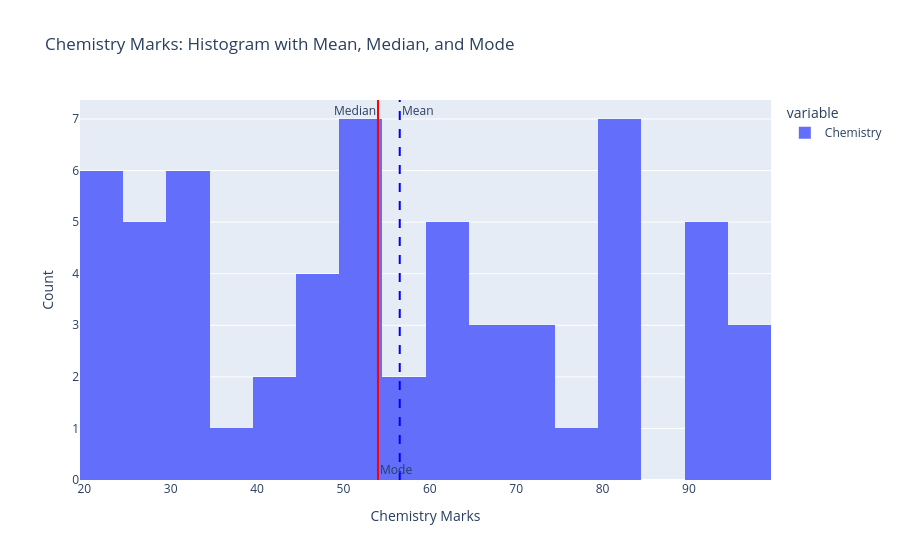

The cell this chart's notebook holds for it:
### Code cell
# Calculate mean, median, mode for 'Physics'
mean_val = data['Chemistry'].mean()
median_val = data['Chemistry'].median()
mode_val = data['Chemistry'].mode()[0]  # take first mode in case of multiple
print(mean_val)
print(median_val)
print(mode_val)

# Create histogram
fig = px.histogram(data_frame=data, x=['Chemistry'], nbins=20, title='Chemistry Marks: Histogram with Mean, Median, and Mode')

# Add vertical lines
fig.add_vline(x=mean_val, line_dash='dash', line_color='blue', annotation_text='Mean', annotation_position='top right')
fig.add_vline(x=median_val, line_dash='dot', line_color='green', annotation_text='Median', annotation_position='top left')
fig.add_vline(x=mode_val, line_dash='solid', line_color='red', annotation_text='Mode', annotation_position='bottom right')

# Show the plot
fig.update_layout(xaxis_title='Chemistry Marks', yaxis_title='Count')
fig.show()

### Figure 1 — Plotly figure (JSON) as saved in the notebook; plotly's stock layout.template omitted (floating-point values rounded to 4 significant figures)
{"data": [{"bingroup": "x", "hovertemplate": "variable=Chemistry<br>value=%{x}<br>count=%{y}<extra></extra>", "legendgroup": "Chemistry", "marker": {"color": "#636efa", "pattern": {"shape": ""}}, "name": "Chemistry", "nbinsx": 20, "orientation": "v", "showlegend": true, "type": "histogram", "x": [73, 23, 73, 82, 37, 63, 53, 93, 81, 33, 67, 34, 91, 97, 81, 59, 99, 72, 43, 45, 79, 60, 48, 34, 64, 84, 90, 28, 20, 27, 82, 30, 27, 54, 54, 52, 24, 60, 47, 26, 92, 91, 31, 53, 52, 67, 42, 81, 56, 63, 54, 84, 66, 97, 22, 20, 24, 33, 46, 28], "xaxis": "x", "yaxis": "y"}], "layout": {"annotations": [{"showarrow": false, "text": "Mean", "x": 56.52, "xanchor": "left", "xref": "x", "y": 1, "yanchor": "top", "yref": "y domain"}, {"showarrow": false, "text": "Median", "x": 54, "xanchor": "right", "xref": "x", "y": 1, "yanchor": "top", "yref": "y domain"}, {"showarrow": false, "text": "Mode", "x": 54, "xanchor": "left", "xref": "x", "y": 0, "yanchor": "bottom", "yref": "y domain"}], "barmode": "relative", "legend": {"title": {"text": "variable"}, "tracegroupgap": 0}, "shapes": [{"line": {"color": "blue", "dash": "dash"}, "type": "line", "x0": 56.52, "x1": 56.52, "xref": "x", "y0": 0, "y1": 1, "yref": "y domain"}, {"line": {"color": "green", "dash": "dot"}, "type": "line", "x0": 54, "x1": 54, "xref": "x", "y0": 0, "y1": 1, "yref": "y domain"}, {"line": {"color": "red", "dash": "solid"}, "type": "line", "x0": 54, "x1": 54, "xref": "x", "y0": 0, "y1": 1, "yref": "y domain"}], "title": {"text": "Chemistry Marks: Histogram with Mean, Median, and Mode"}, "xaxis": {"anchor": "y", "domain": [0, 1], "title": {"text": "Chemistry Marks"}}, "yaxis": {"anchor": "x", "domain": [0, 1], "title": {"text": "Count"}}}}
